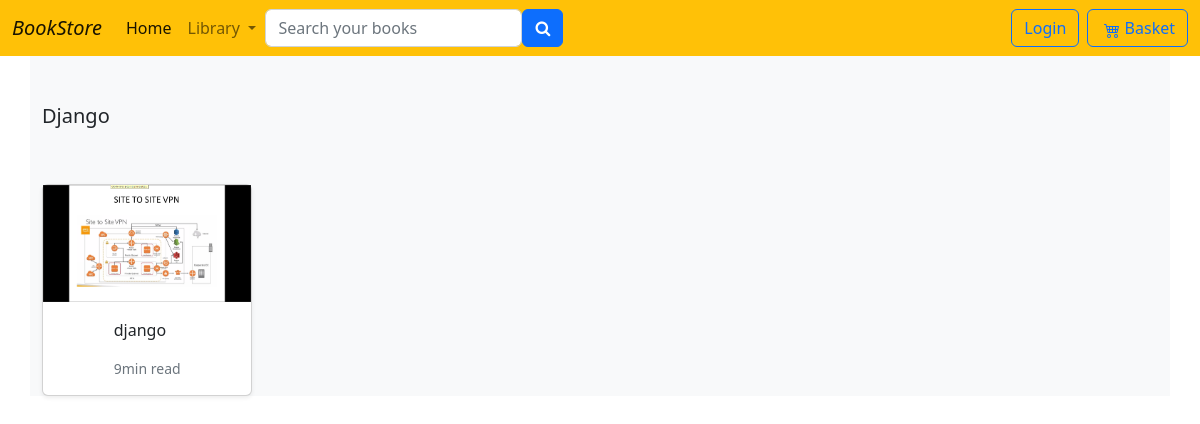
The app's page /shop/django, older data.
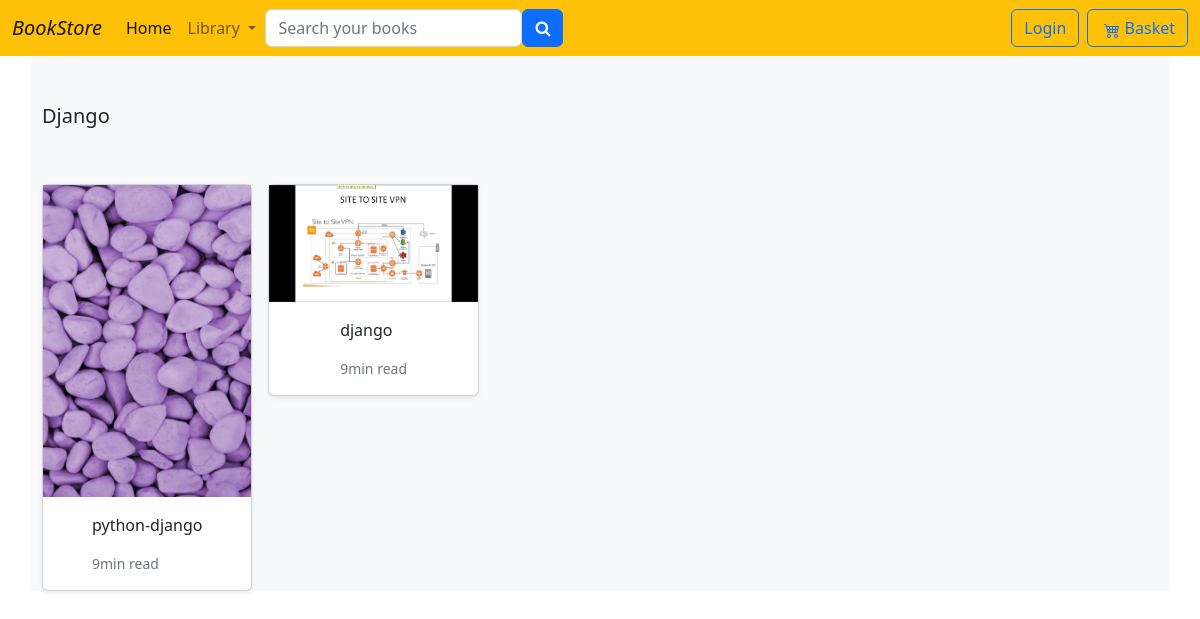
The same page, newer data.
### store/models.py (models this page shows, shortened)
class Product(models.Model):
    category_name = models.ForeignKey(Category, related_name='product', on_delete=models.CASCADE)
    created_by = models.ForeignKey(User,on_delete=models.CASCADE,related_name='product_creator')
    title=models.CharField(max_length=255)
    author=models. CharField(max_length=255,default='admin')
    description=models.TextField(blank=True)
    image=models.ImageField(upload_to='static/images/', default='static/images/default.jpg')
    slug=models.SlugField(max_length=255)
    price=models.DecimalField(max_digits=4,decimal_places=2)
    in_stock = models.BooleanField(default=True)
    is_active=models.BooleanField(default=True)
    created=models.DateTimeField(auto_now_add=True)
    updated=models.DateTimeField(auto_now=True)
    class Meta:
        verbose_name_plural = 'products'
        ordering=('-created',)
    def get_absolute_url(self):
        return reverse('store:product_detail',args=[self.slug])

### store/views.py (the view)
# urls.py: path('shop/<slug:category_slug>', views.category_list, name="category_list"),
def category_list(request,category_slug):
    category = get_object_or_404(Category,slug=category_slug)
    products = Product.objects.filter( category_name= category)
    return render(request, 'store/products/category.html',{'category':category,'products':products})

### basket/basket.py (called while the page is built)
    def __len__(self):
        return sum(item['qty'] for item in self.basket.values())

### basket/context_processors.py (called while the page is built)
def basket(request):
    return {'basket':Basket(request)}

### store/context_processors.py (called while the page is built)
def cateogory(request):
    return({
        'categories' : Category.objects.all()}
    )

### store/models.py (called while the page is built)
    def get_absolute_url(self):
        return reverse('store:category_list',args=[self.slug])

### templates/store/products/category.html (shortened to what this page needs)
{% extends "../base.html"%}
{% load static %}
    {%block content%}
      <div class="album py-8 " >
        <div class="container bg-light">
           <div class="pb-5 h5 pt-5">{{category.name|title}}</div>
           <div class="row row-cols-1 row-cols-md-5 row-cols-md-5 g-3">
           {% for p in products %}
            <div class="col align-items-center">
                <div class="card shadow-sm align-items-center">
                  <img class="img-fluid" alt="Responsive image" src="{{ p.image.url}}">
                  <div class="card-body">
                    <p class="card-text">
                      <a class="text-dark text-decoration-none" href="{{p.get_absolute_url}}">{{p.title}}</a>
                    </p>
                    <div class="d-flex justify-content-between align-items-center">
                      <small class="text-muted">9min read</small>
                    </div>
                  </div>
                </div>
              </div>
              {% endfor%}</div>
        </div>
    </div>
    {%endblock%}

Row changes from the older to the newer data that the page shows:
added Product: image (picture), title "python-django"
